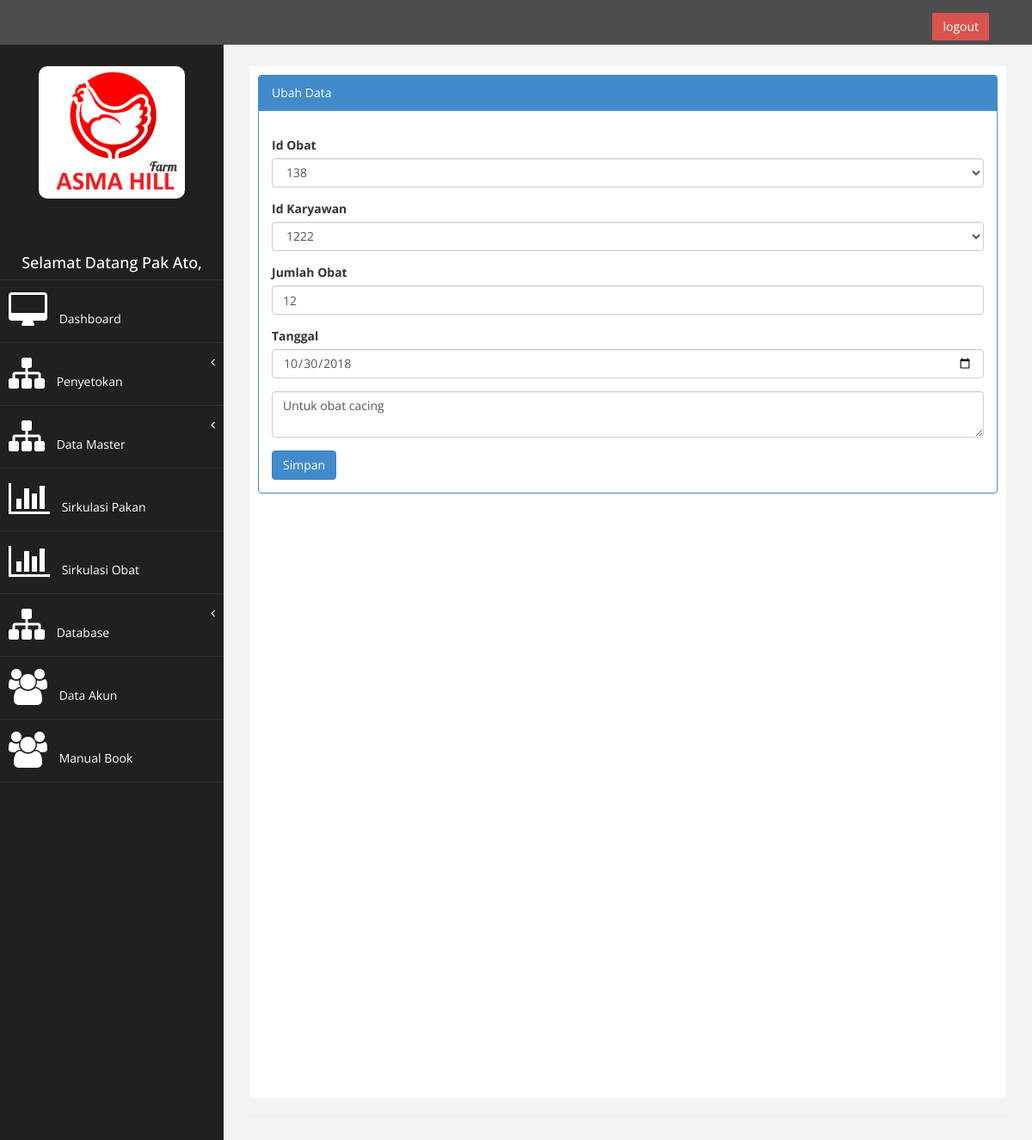
Screenshot of /index.php?page=data_sirkulasi_obat&aksi=ubah&kode_obat=22 (signed in) with the database file from the repository.
### tables this page shows
CREATE TABLE `ts_obat` (
  `kode_obat` int(7) NOT NULL AUTO_INCREMENT,
  `id_obat` int(9) NOT NULL,
  `id_karyawan` int(11) NOT NULL,
  `jml_obat` int(10) NOT NULL,
  `tanggal` date NOT NULL,
  `deskripsi` varchar(100) NOT NULL,
  PRIMARY KEY (`kode_obat`),
  KEY `id_obat` (`id_obat`),
  KEY `id_karyawan` (`id_karyawan`),
  CONSTRAINT `ts_obat_ibfk_1` FOREIGN KEY (`id_karyawan`) REFERENCES `tb_karyawan` (`id_karyawan`) ON DELETE CASCADE ON UPDATE CASCADE,
  CONSTRAINT `ts_obat_ibfk_2` FOREIGN KEY (`id_obat`) REFERENCES `tb_obat` (`id_obat`) ON DELETE CASCADE ON UPDATE CASCADE
);

### page/data_sirkulasi_obat/ubah.php (the view, shortened to what this page needs)
<?php
$kode_obat = $_GET['kode_obat'];
$sql = $koneksi->query("select * from ts_obat where kode_obat = '$kode_obat'");
$tampil = $sql->fetch_assoc();
?>
<div class="panel panel-primary">
<div class="panel-heading">
  Ubah Data
</div>
 <div class="panel-body">
                            <div class="row">
                                <div class="col-md-12">
                                    <form method="POST" action="?page=data_sirkulasi_obat&aksi=simpan_ubah">
                                        <div class="form-group">
                                            <label>Id Obat</label>
<select name="id_obat" id="id_obat" class="form-control" required> <option value='<?php echo "$tampil[id_obat] "; ?>'><?php echo "$tampil[id_obat] "; ?></option>
      </select>
                                        </div>
                                        <div class="form-group">
                                             <label>Id Karyawan</label>
<select name="id_karyawan" id="id_karyawan" class="form-control" required> <option value='<?php echo "$tampil[id_karyawan] "; ?>'><?php echo "$tampil[id_karyawan] "; ?></option>
      </select>
                                        </div>
                                       <div class="form-group">
                                            <label>Jumlah Obat</label>
                                            <input class="form-control" type="number" name="jml_obat" value="<?php echo $tampil['jml_obat']?>"/>
                                        </div>
                                        <div class="form-group">
                                            <label>Tanggal</label>
                                            <input class="form-control" type="date" name="tanggal" value="<?php echo $tampil['tanggal']?>"/>
                                        </div>
<div class="form-group">
  <textarea class="form-control" name="deskripsi"><?php echo $tampil['deskripsi']?></textarea>
</div>
                                        <div>
                                             <input type="submit" name="simpan" value="Simpan" class="btn btn-primary">
                      </div>
          </div>
        </div>
</div>
</div>
</div>

### assets/css/custom.css (style rules this page uses)
body { font-family: 'Open Sans', sans-serif; }

### rows the page displays
ts_obat: id_obat "138", id_karyawan "1222", jml_obat "12", tanggal "10/30/2018", deskripsi "Untuk obat cacing"

### other values shown
$_SESSION['nama'] "Pak Ato"
